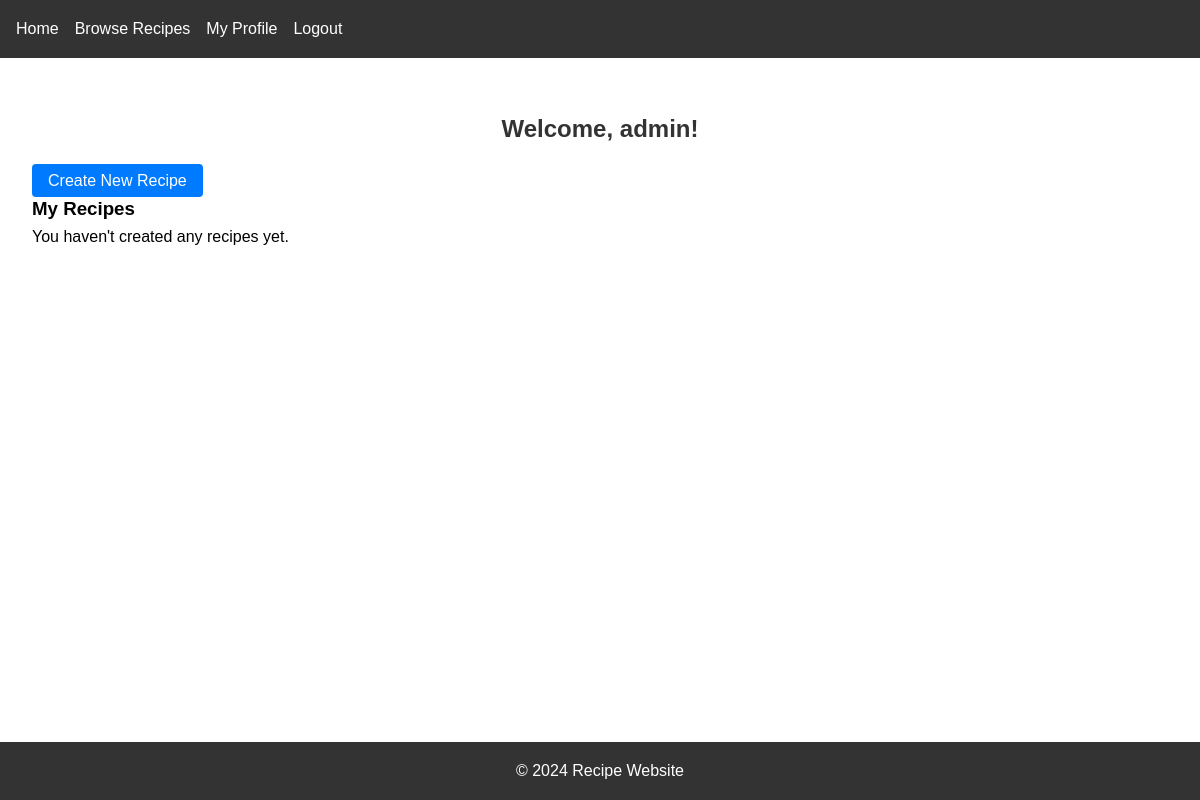
Before: /accounts/profile/ (signed in) with the older database file.
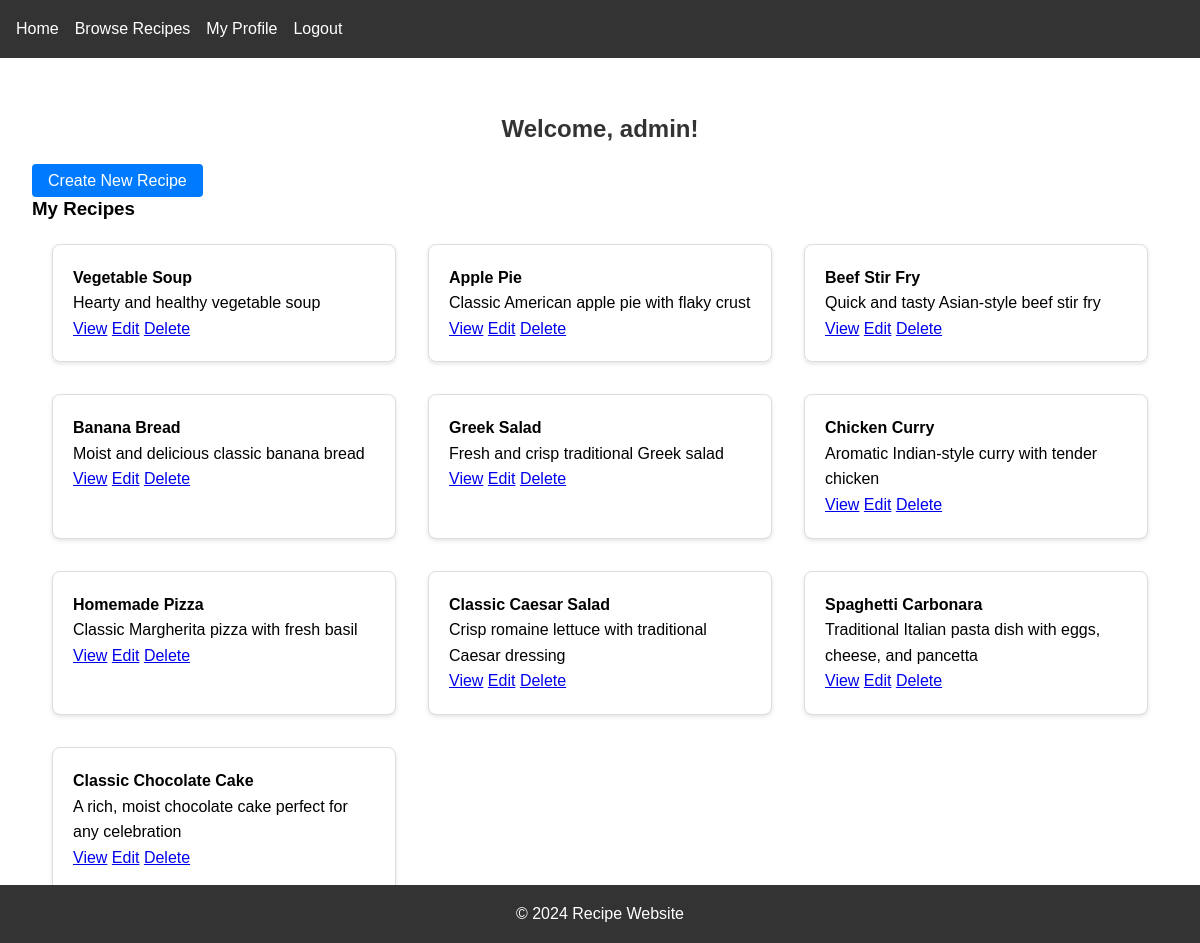
After: the same page with the newer database file.
### recipes/models.py (models this page shows, shortened)
class Recipe(models.Model):
    title = models.CharField(max_length=200)
    description = models.TextField()
    ingredients = models.JSONField(
        help_text="Format: {'ingredient_name': {'quantity': number, 'unit': string}}"
    )
    instructions = models.TextField()
    cooking_time = models.IntegerField(help_text="Cooking time in minutes")
    servings = models.IntegerField()
    created_at = models.DateTimeField(auto_now_add=True)
    updated_at = models.DateTimeField(auto_now=True)
    author = models.ForeignKey(User, on_delete=models.CASCADE)
    image = models.ImageField(upload_to='recipe_images/', null=True, blank=True)
    class Meta:
        ordering = ['-created_at']

### recipes/views.py (the view)
# urls.py: path('accounts/profile/', views.profile, name='profile'),
@login_required
def profile(request):
    user_recipes = Recipe.objects.filter(author=request.user)
    return render(request, 'recipes/profile.html', {'recipes': user_recipes})

### templates/recipes/profile.html (shortened to what this page needs)
{% extends 'recipes/base.html' %}
{% block content %}
<div class="profile-container">
    <h2>Welcome, {{ user.username }}!</h2>
    <div class="profile-actions">
        <a href="{% url 'recipes:recipe_create' %}" class="btn">Create New Recipe</a>
    </div>
    <section class="my-recipes">
        <h3>My Recipes</h3>
        {% if recipes %}
            <div class="recipe-grid">
                {% for recipe in recipes %}
                    <div class="recipe-card">
                        <h4>{{ recipe.title }}</h4>
                        <p>{{ recipe.description }}</p>
                        <div class="recipe-card-actions">
                            <a href="{% url 'recipes:recipe_detail' recipe.pk %}">View</a>
                            <a href="{% url 'recipes:recipe_edit' recipe.pk %}">Edit</a>
                            <a href="{% url 'recipes:recipe_delete' recipe.pk %}">Delete</a>
                        </div>
                    </div>
                {% endfor %}
            </div>
        {% else %}
            <p>You haven't created any recipes yet.</p>
        {% endif %}
    </section>
</div>
{% endblock %}

Changed rows visible on the page:
added Recipe: title "Vegetable Soup", description "Hearty and healthy vegetable soup"
added Recipe: title "Apple Pie", description "Classic American apple pie with flaky crust"
added Recipe: title "Beef Stir Fry", description "Quick and tasty Asian-style beef stir fry"
added Recipe: title "Banana Bread", description "Moist and delicious classic banana bread"
added Recipe: title "Greek Salad", description "Fresh and crisp traditional Greek salad"
added Recipe: title "Chicken Curry", description "Aromatic Indian-style curry with tender chicken"
added Recipe: title "Homemade Pizza", description "Classic Margherita pizza with fresh basil"
added Recipe: title "Classic Caesar Salad", description "Crisp romaine lettuce with traditional Caesar dressing"
added Recipe: title "Spaghetti Carbonara", description "Traditional Italian pasta dish with eggs, cheese, and pancetta"
added Recipe: title "Classic Chocolate Cake", description "A rich, moist chocolate cake perfect for any celebration"
Other visible differences:
text no longer shown: "You haven't created any recipes yet."
